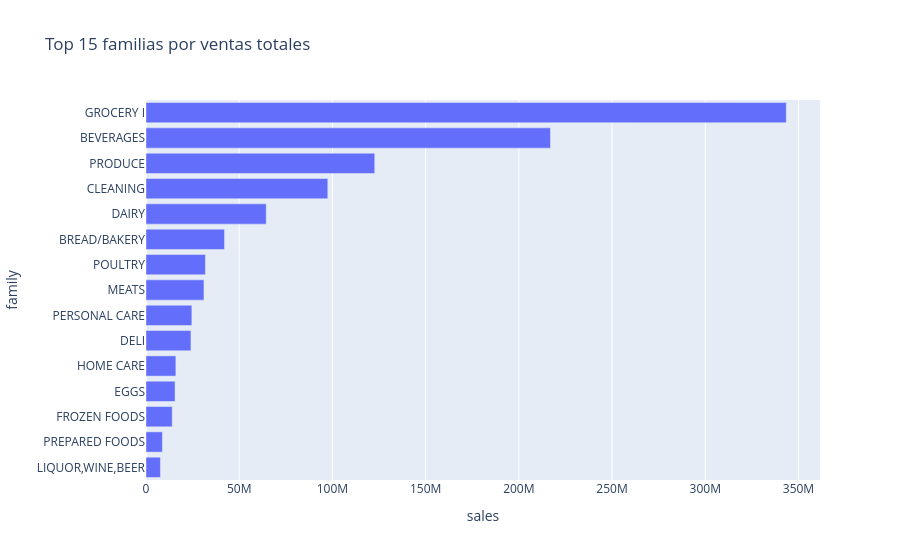

This figure's notebook cell:
### Code cell
fig = px.bar(
    sales_by_family.head(15),
    x="sales",
    y="family",
    orientation="h",
    title="Top 15 familias por ventas totales"
)

fig.update_layout(
    yaxis={"categoryorder": "total ascending"}
)

fig.show()

### Figure 1 — Plotly figure (JSON) as saved in the notebook; plotly's stock layout.template omitted (floating-point values rounded to 4 significant figures)
{"data": [{"hovertemplate": "sales=%{x}<br>family=%{y}<extra></extra>", "legendgroup": "", "marker": {"color": "#636efa", "pattern": {"shape": ""}}, "name": "", "orientation": "h", "showlegend": false, "textposition": "auto", "type": "bar", "x": [343500000.0, 217000000.0, 122700000.0, 97520000.0, 64490000.0, 42130000.0, 31880000.0, 31090000.0, 24590000.0, 24110000.0, 16020000.0, 15590000.0, 14070000.0, 8800000.0, 7747000.0], "xaxis": "x", "y": ["GROCERY I", "BEVERAGES", "PRODUCE", "CLEANING", "DAIRY", "BREAD/BAKERY", "POULTRY", "MEATS", "PERSONAL CARE", "DELI", "HOME CARE", "EGGS", "FROZEN FOODS", "PREPARED FOODS", "LIQUOR,WINE,BEER"], "yaxis": "y"}], "layout": {"barmode": "relative", "legend": {"tracegroupgap": 0}, "title": {"text": "Top 15 familias por ventas totales"}, "xaxis": {"anchor": "y", "domain": [0, 1], "title": {"text": "sales"}}, "yaxis": {"anchor": "x", "categoryorder": "total ascending", "domain": [0, 1], "title": {"text": "family"}}}}
